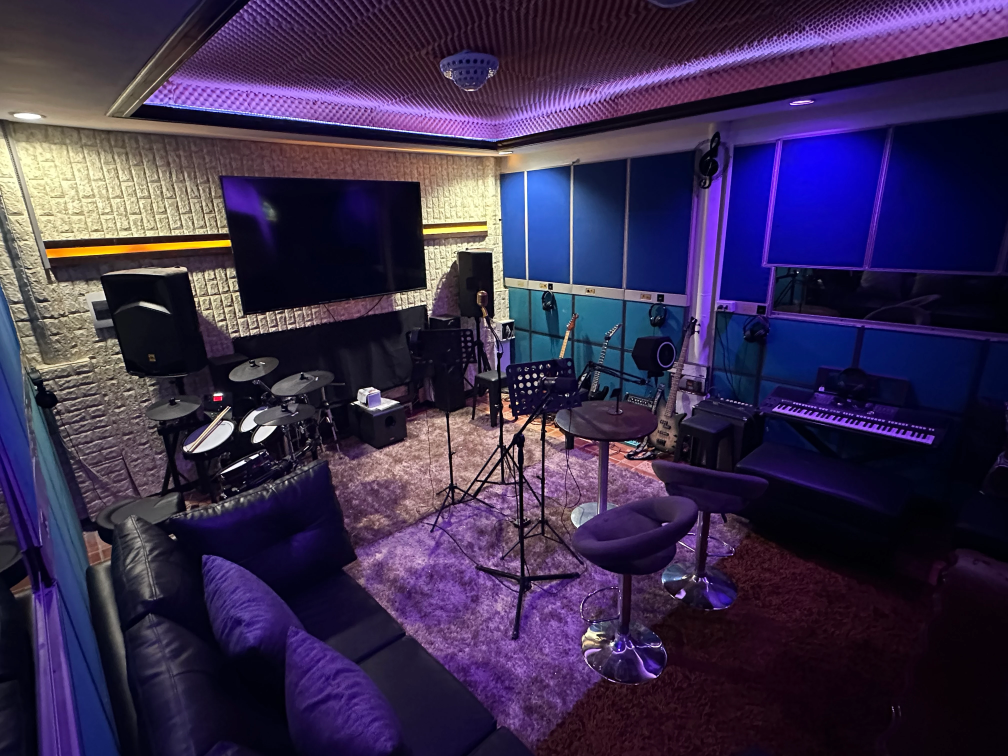
#> input picture assets/slideshow/1.webp, 4032 x 3024 px (shown at 1/4 size); its folder holds only this picture in this run
$ python optimize-images.py
#> lines starting #> are read from the running program, lines starting #| are printed output that depends on the picture
"""Makes web-sized copies of the studio photos.

Drop full-size photos into assets/slideshow/ as 1.webp, 2.webp, ... and run:

    python scripts/optimize-images.py

It writes, for each photo:
    assets/slideshow/web/N.webp    1600px wide, for the hero and the lightbox
    assets/slideshow/thumb/N.webp  720px wide, for the gallery grid
and assets/slideshow/manifest.json, which the home page reads so it never
has to probe for files or download the originals. Needs Pillow.
"""
import json
import pathlib

from PIL import Image, ImageOps

ROOT = pathlib.Path(__file__).resolve().parent.parent / "assets" / "slideshow"
SIZES = {"web": (1600, 72), "thumb": (720, 70)}


def numbered():
    files = []
    for f in ROOT.glob("*.webp"):
        if f.stem.isdigit():
            files.append((int(f.stem), f))
    return [f for _, f in sorted(files)]


def main():
    for folder in SIZES:
        (ROOT / folder).mkdir(exist_ok=True)
    out = []
    for src in numbered():
        with Image.open(src) as im:
#> im is the input picture: PIL image 4032x3024 RGB; mean R, G, B 57.6, 44.9, 76.8
            im = ImageOps.exif_transpose(im).convert("RGB")
            entry = {"n": int(src.stem)}
            for folder, (width, quality) in SIZES.items():
                copy = im.copy()
                if copy.width > width:
                    copy = copy.resize((width, round(copy.height * width / copy.width)), Image.LANCZOS)
                dest = ROOT / folder / src.name
                copy.save(dest, "WEBP", quality=quality, method=6)
                entry[folder] = f"assets/slideshow/{folder}/{src.name}"
                entry["w"], entry["h"] = copy.width, copy.height
#> this loop made 2 passes
#> pass 2, in main, `copy = copy.resize((width, round(copy.height * width / copy.width)), I..`:
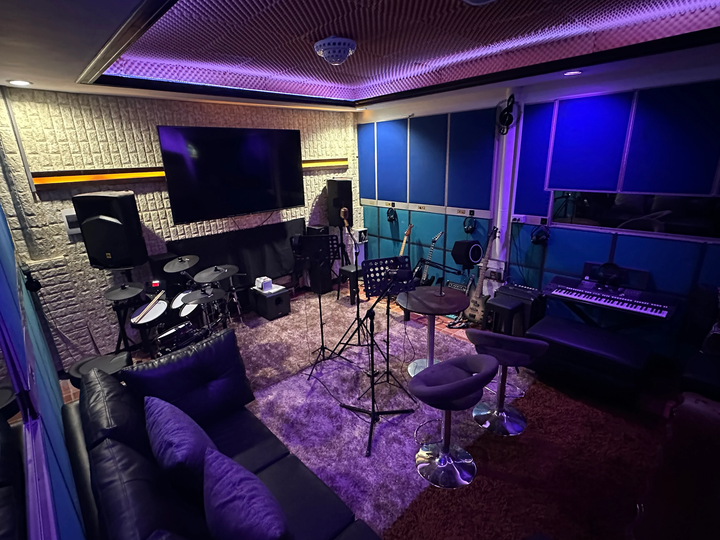
#> copy: PIL image 720x540 RGB; mean R, G, B 57.6, 44.9, 76.8
#> after the loop, entry = {'n': 1, 'web': 'assets/slideshow/web/1.webp', 'w': 720, 'h': 540, 'thumb': 'assets/slideshow/thumb/1.webp'}
            out.append(entry)
            print(f"{src.name}: {src.stat().st_size // 1024} KB -> {(ROOT / 'web' / src.name).stat().st_size // 1024} KB")
    (ROOT / "manifest.json").write_text(json.dumps(out, indent=1))
    print(f"{len(out)} photos, manifest written.")
#| 1 photos, manifest written.


if __name__ == "__main__":
    main()

$ run again, on assets/slideshow/14.webp
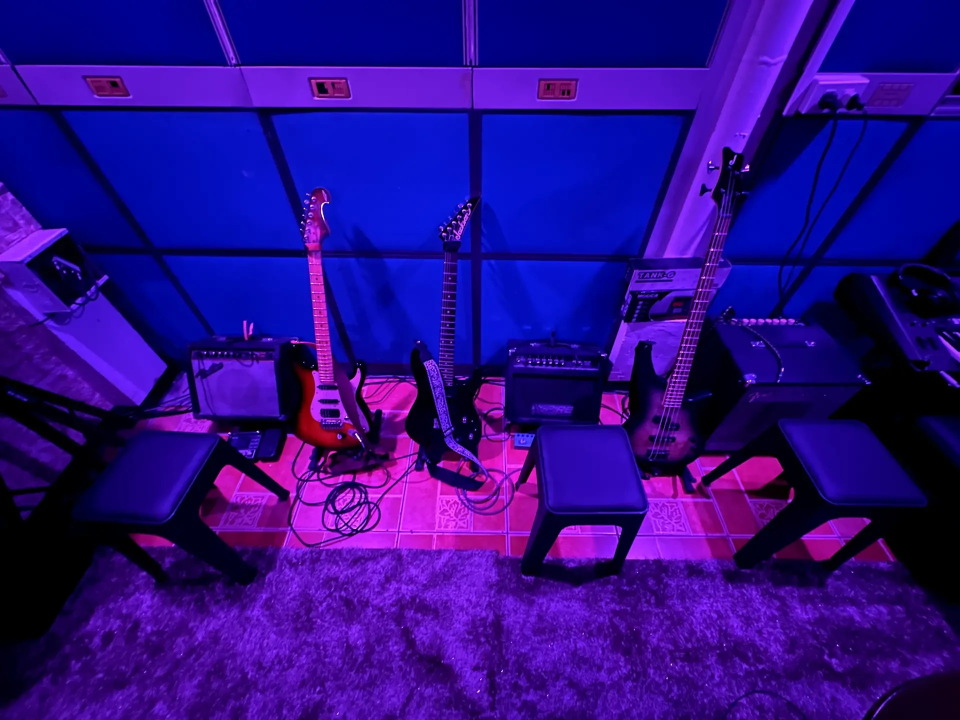
#> input picture assets/slideshow/14.webp, 1920 x 1440 px (shown at 1/2 size)
#> in main, im is the input picture: PIL image 1920x1440 RGB; mean R, G, B 43.5, 9.8, 135.5
#> the loop in main, `for folder, (width, quality) in SIZES.items():` made 2 passes
#> pass 2, in main, `copy = copy.resize((width, round(copy.height * width / copy.width)), I..`:
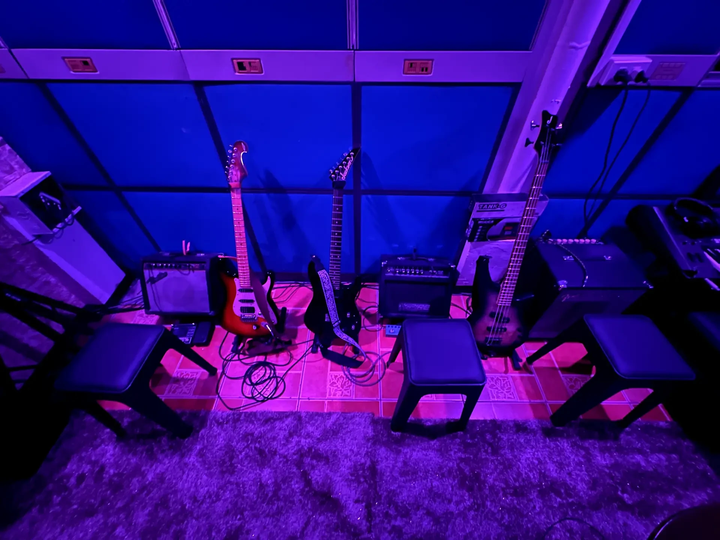
#> copy: PIL image 720x540 RGB; mean R, G, B 43.5, 9.8, 135.5
#> after the loop in main, `for folder, (width, quality) in SIZES.items():`: entry = {'n': 14, 'web': 'assets/slideshow/web/14.webp', 'w': 720, 'h': 540, 'thumb': 'assets/slideshow/thumb/14.webp'}
#| 1 photos, manifest written.

$ run again, on assets/slideshow/15.webp
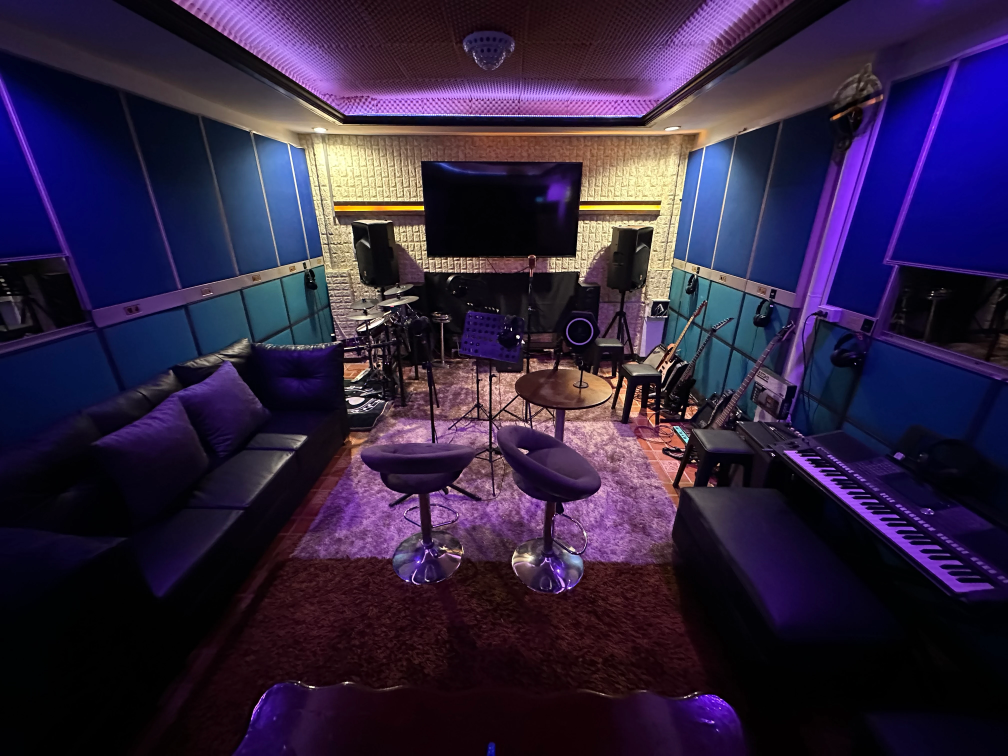
#> input picture assets/slideshow/15.webp, 4032 x 3024 px (shown at 1/4 size)
#> in main, im is the input picture: PIL image 4032x3024 RGB; mean R, G, B 48.2, 35, 63.3
#> the loop in main, `for folder, (width, quality) in SIZES.items():` made 2 passes
#> pass 2, in main, `copy = copy.resize((width, round(copy.height * width / copy.width)), I..`:
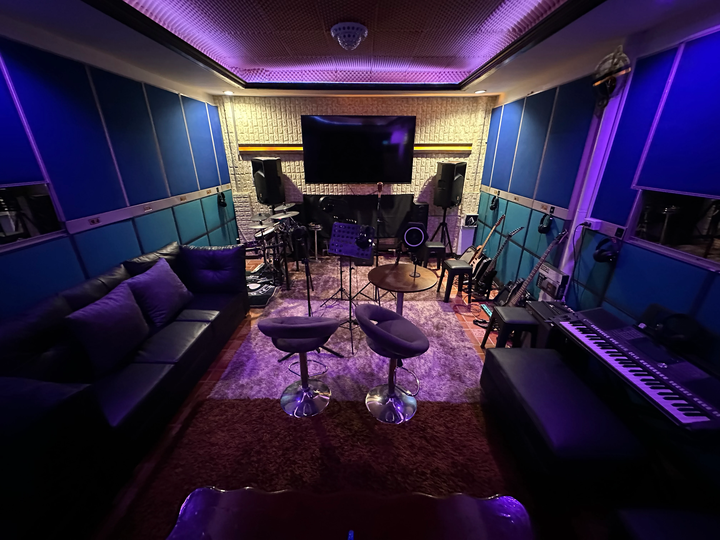
#> copy: PIL image 720x540 RGB; mean R, G, B 48.2, 35, 63.3
#> after the loop in main, `for folder, (width, quality) in SIZES.items():`: entry = {'n': 15, 'web': 'assets/slideshow/web/15.webp', 'w': 720, 'h': 540, 'thumb': 'assets/slideshow/thumb/15.webp'}
#| 1 photos, manifest written.

$ run again, on assets/slideshow/16.webp
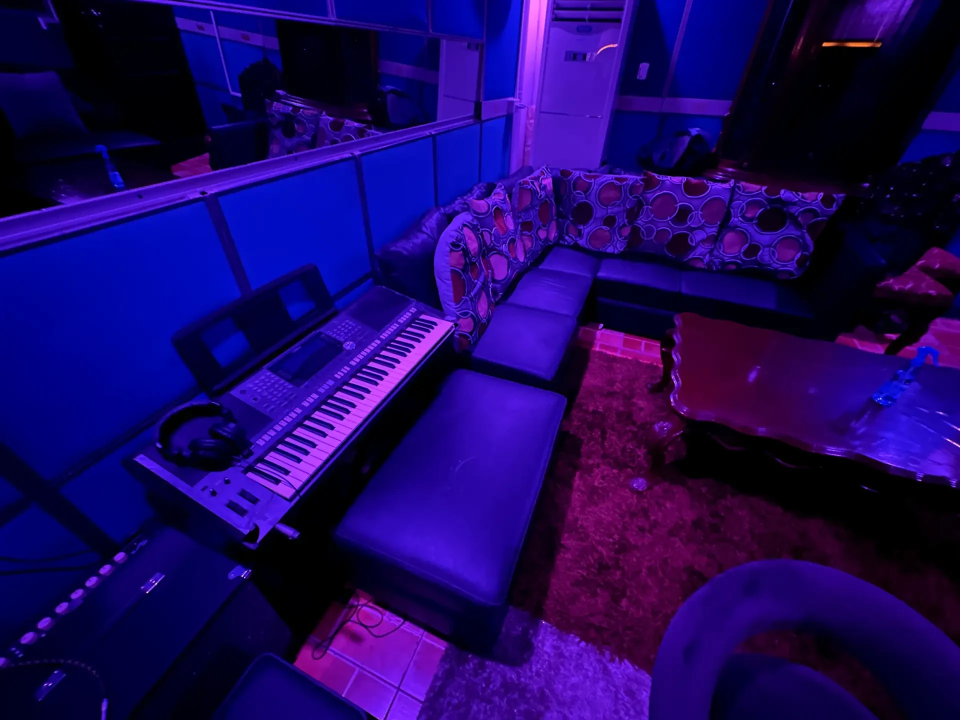
#> input picture assets/slideshow/16.webp, 1920 x 1440 px (shown at 1/2 size)
#> in main, im is the input picture: PIL image 1920x1440 RGB; mean R, G, B 28.4, 5.4, 97.3
#> the loop in main, `for folder, (width, quality) in SIZES.items():` made 2 passes
#> pass 2, in main, `copy = copy.resize((width, round(copy.height * width / copy.width)), I..`:
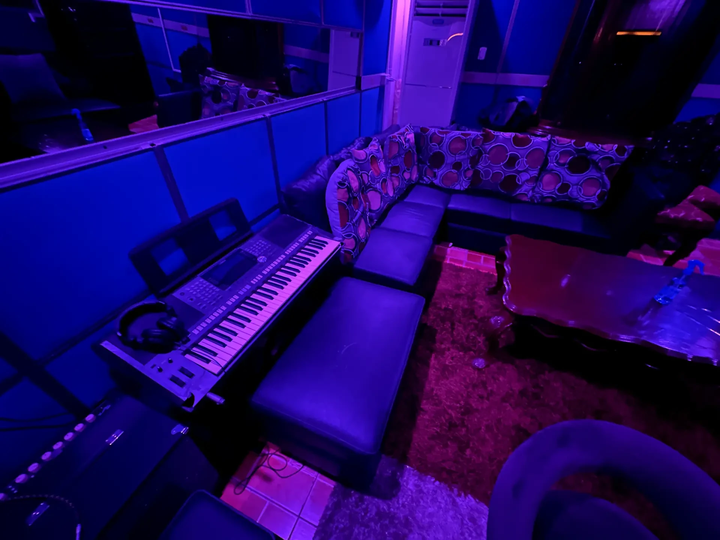
#> copy: PIL image 720x540 RGB; mean R, G, B 28.4, 5.4, 97.3
#> after the loop in main, `for folder, (width, quality) in SIZES.items():`: entry = {'n': 16, 'web': 'assets/slideshow/web/16.webp', 'w': 720, 'h': 540, 'thumb': 'assets/slideshow/thumb/16.webp'}
#| 1 photos, manifest written.

$ run again, on assets/slideshow/10.webp
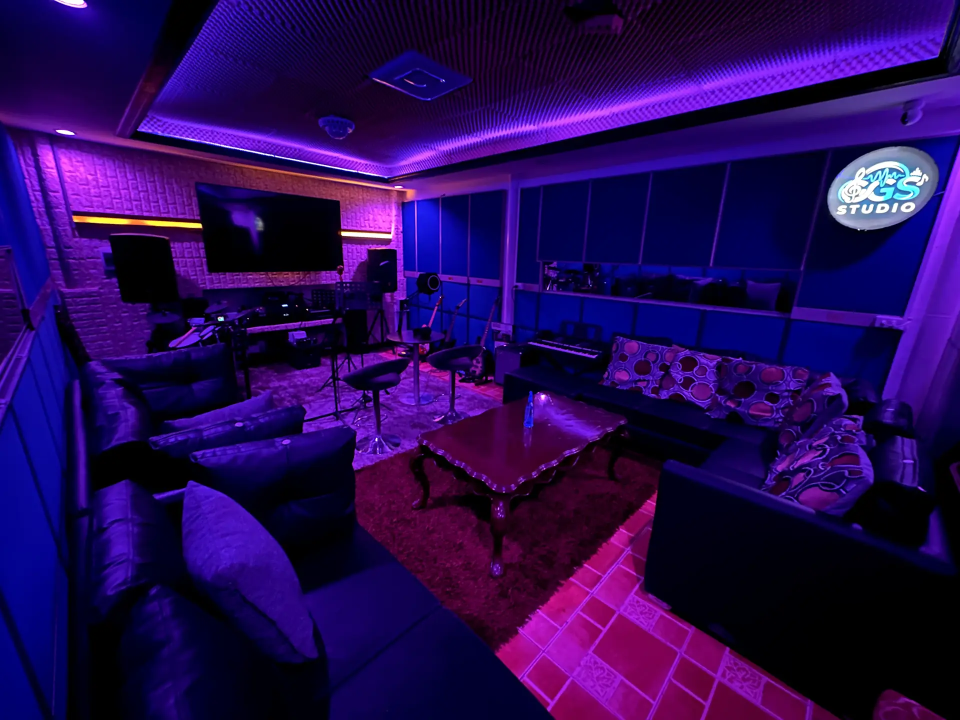
#> input picture assets/slideshow/10.webp, 1920 x 1440 px (shown at 1/2 size)
#> in main, im is the input picture: PIL image 1920x1440 RGB; mean R, G, B 38, 8.1, 84.2
#> the loop in main, `for folder, (width, quality) in SIZES.items():` made 2 passes
#> pass 2, in main, `copy = copy.resize((width, round(copy.height * width / copy.width)), I..`:
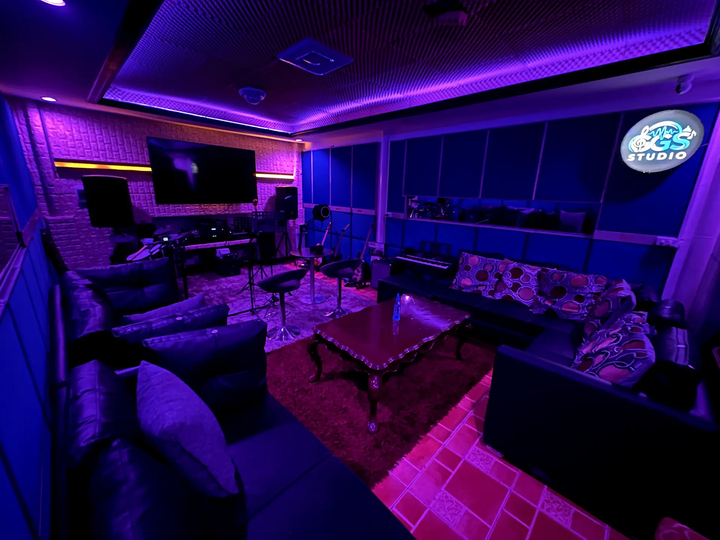
#> copy: PIL image 720x540 RGB; mean R, G, B 38, 8.2, 84.2
#> after the loop in main, `for folder, (width, quality) in SIZES.items():`: entry = {'n': 10, 'web': 'assets/slideshow/web/10.webp', 'w': 720, 'h': 540, 'thumb': 'assets/slideshow/thumb/10.webp'}
#| 1 photos, manifest written.
